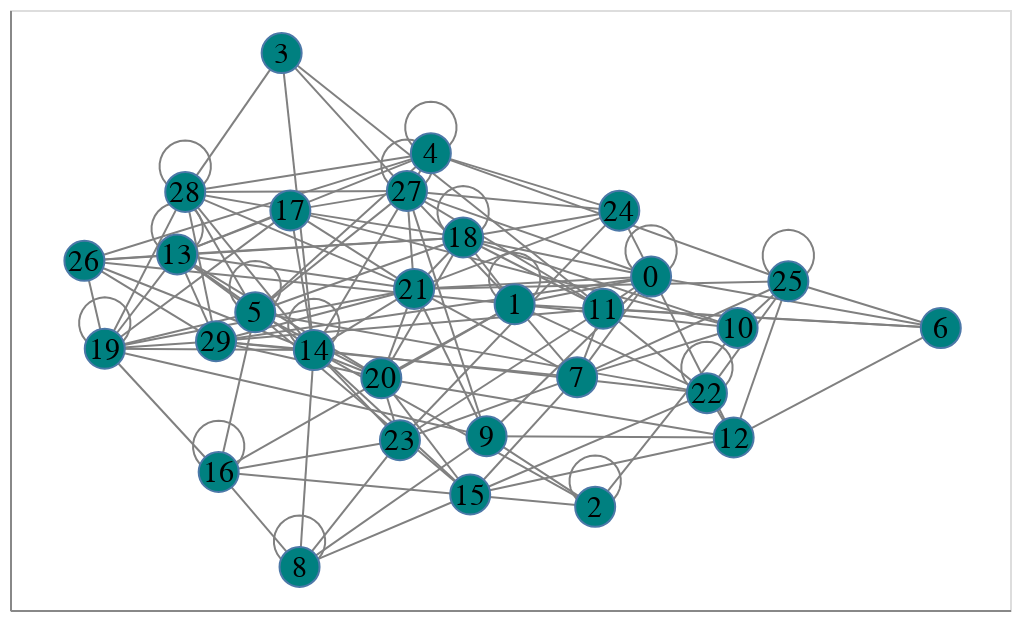

Notebook code for this chart:
### Markdown cell above
Next, draw an equivalent non-interactive representation with altair-nx:

### Code cell
anx.draw_networkx(G, pos, node_label = 'node')

### Figure 1 — Vega-Lite specification as saved in the notebook (floating-point values rounded to 4 significant figures; data arrays with more than 128 entries replaced by an {"elided": "..."} marker saying what was removed)
{"config": {"view": {"continuousWidth": 300, "continuousHeight": 300}}, "layer": [{"data": {"name": "data-90c49999def9db2c6988dc6921343b86"}, "mark": {"type": "line", "color": "grey", "opacity": 1.0, "strokeWidth": 1}, "encoding": {"detail": {"field": "edge", "type": "quantitative"}, "order": {"field": "order", "type": "quantitative"}, "x": {"axis": {"grid": false, "labels": false, "ticks": false, "title": ""}, "field": "x", "type": "quantitative"}, "y": {"axis": {"grid": false, "labels": false, "ticks": false, "title": ""}, "field": "y", "type": "quantitative"}}}, {"data": {"name": "data-1a4cb6d4bfe5e9ad439af544d4e4b291"}, "mark": {"type": "point", "fill": "teal", "opacity": 1.0, "shape": "circle", "size": 400, "strokeWidth": 1.0}, "encoding": {"x": {"axis": {"grid": false, "labels": false, "ticks": false}, "field": "x", "type": "quantitative"}, "y": {"axis": {"grid": false, "labels": false, "ticks": false}, "field": "y", "type": "quantitative"}}}, {"data": {"name": "data-1a4cb6d4bfe5e9ad439af544d4e4b291"}, "mark": {"type": "text", "baseline": "middle", "fill": "black", "size": 15}, "encoding": {"text": {"field": "node", "type": "quantitative"}, "x": {"axis": {"grid": false, "labels": false, "ticks": false}, "field": "x", "type": "quantitative"}, "y": {"axis": {"grid": false, "labels": false, "ticks": false}, "field": "y", "type": "quantitative"}}}], "encoding": {"x": {"scale": {"domain": [-0.1448, 1.801]}}, "y": {"scale": {"domain": [-0.08384, 1.084]}}}, "height": 300.0, "width": 500.0, "$schema": "https://vega.github.io/schema/vega-lite/v5.17.0.json", "datasets": {"data-90c49999def9db2c6988dc6921343b86": {"elided": "709 records"}, "data-1a4cb6d4bfe5e9ad439af544d4e4b291": [{"node": 0, "x": 1.103, "y": 0.5651, "importance": 0.4233, "name": 98, "viable": "yes"}, {"node": 1, "x": 0.8373, "y": 0.5113, "importance": 1.382, "name": 871, "viable": "no"}, {"node": 2, "x": 0.994, "y": 0.117, "importance": 0.9796, "name": 484, "viable": "no"}, {"node": 3, "x": 0.3839, "y": 1.0, "importance": -0.5259, "name": 280, "viable": "no"}, {"node": 4, "x": 0.6743, "y": 0.8053, "importance": 1.295, "name": 287, "viable": "yes"}, {"node": 5, "x": 0.3325, "y": 0.4956, "importance": 0.1746, "name": 438, "viable": "no"}, {"node": 6, "x": 1.667, "y": 0.4649, "importance": 0.08069, "name": 86, "viable": "no"}, {"node": 7, "x": 0.9589, "y": 0.3694, "importance": 1.293, "name": 762, "viable": "no"}, {"node": 8, "x": 0.4187, "y": 0.0, "importance": 0.1715, "name": 608, "viable": "no"}, {"node": 9, "x": 0.7827, "y": 0.2544, "importance": 0.798, "name": 870, "viable": "yes"}, {"node": 10, "x": 1.271, "y": 0.4651, "importance": 1.277, "name": 530, "viable": "yes"}, {"node": 11, "x": 1.01, "y": 0.5024, "importance": 0.05032, "name": 702, "viable": "no"}, {"node": 12, "x": 1.264, "y": 0.2518, "importance": 0.9862, "name": 640, "viable": "no"}, {"node": 13, "x": 0.1806, "y": 0.6082, "importance": -0.7554, "name": 53, "viable": "yes"}, {"node": 14, "x": 0.4465, "y": 0.422, "importance": 1.813, "name": 948, "viable": "yes"}, {"node": 15, "x": 0.7508, "y": 0.1409, "importance": -1.079, "name": 384, "viable": "yes"}, {"node": 16, "x": 0.2613, "y": 0.1847, "importance": 0.7832, "name": 448, "viable": "yes"}, {"node": 17, "x": 0.4008, "y": 0.6939, "importance": -1.04, "name": 935, "viable": "no"}, {"node": 18, "x": 0.737, "y": 0.6411, "importance": 0.1222, "name": 45, "viable": "yes"}, {"node": 19, "x": 0.03965, "y": 0.4246, "importance": 1.736, "name": 873, "viable": "no"}, {"node": 20, "x": 0.5778, "y": 0.3672, "importance": -1.24, "name": 7, "viable": "no"}, {"node": 21, "x": 0.6417, "y": 0.541, "importance": 1.564, "name": 411, "viable": "no"}, {"node": 22, "x": 1.212, "y": 0.3382, "importance": -1.542, "name": 259, "viable": "yes"}, {"node": 23, "x": 0.6141, "y": 0.2465, "importance": -0.9065, "name": 244, "viable": "no"}, {"node": 24, "x": 1.041, "y": 0.6933, "importance": 0.2431, "name": 357, "viable": "yes"}, {"node": 25, "x": 1.37, "y": 0.5559, "importance": 0.02826, "name": 358, "viable": "no"}, {"node": 26, "x": 0.0, "y": 0.5957, "importance": -0.9746, "name": 112, "viable": "yes"}, {"node": 27, "x": 0.6277, "y": 0.7318, "importance": -1.435, "name": 413, "viable": "yes"}, {"node": 28, "x": 0.1962, "y": 0.7298, "importance": 0.397, "name": 177, "viable": "yes"}, {"node": 29, "x": 0.2562, "y": 0.4393, "importance": 0.9817, "name": 934, "viable": "yes"}]}}
